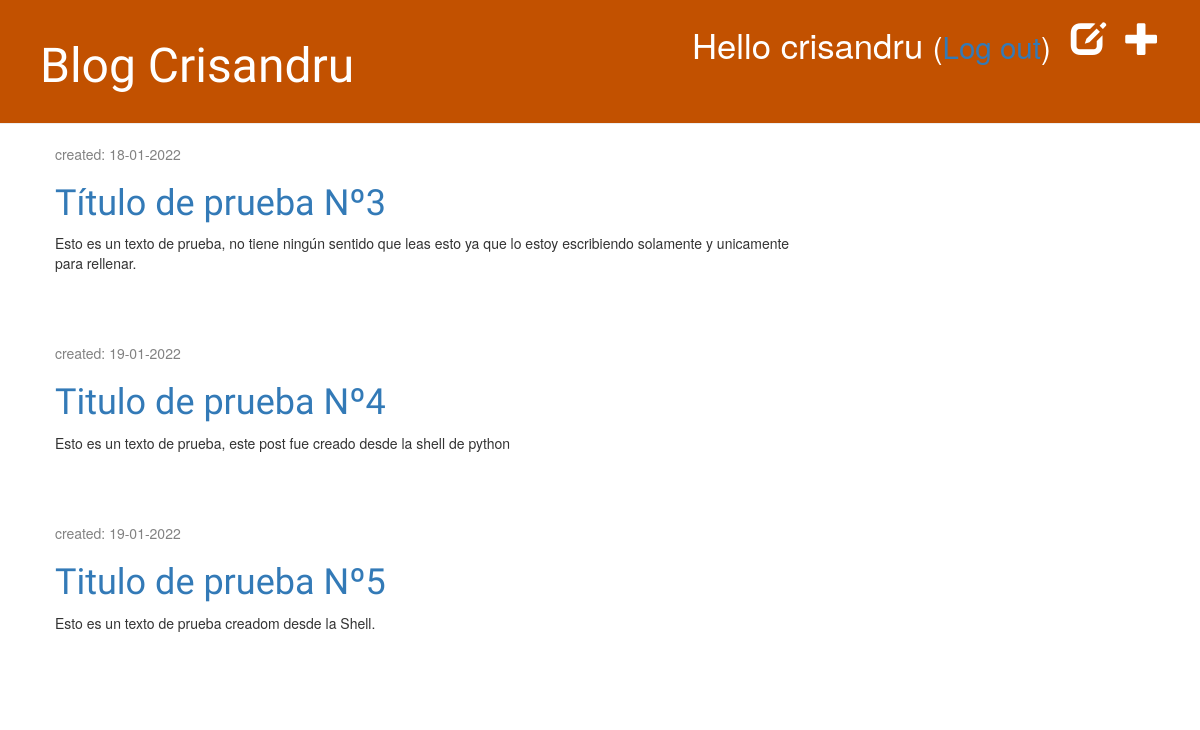
Before: /drafts/ (signed in) with the older database file.
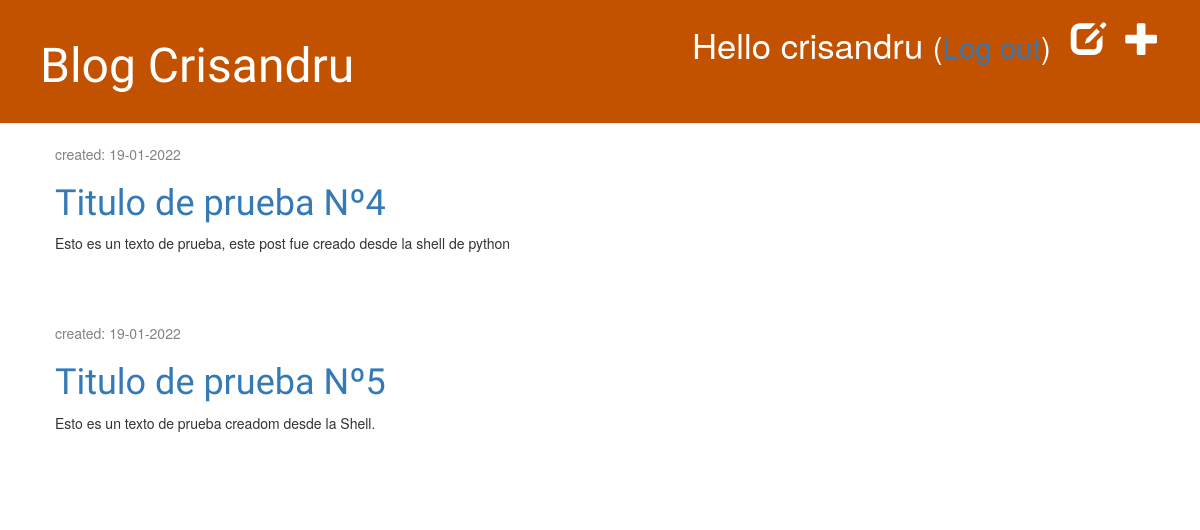
After: the same page with the newer database file.
### blog/models.py (models this page shows, shortened)
class Post(models.Model): # models.Model: Significa que Post es un modelo de Djando, así que Django sabe que debe guardarlo en la base de datos.
    author = models.ForeignKey(settings.AUTH_USER_MODEL, on_delete=models.CASCADE) # settings.AUTH_USER_MODEL devuelve una cadena (la ubicación del modelo de usuario)
    title = models.CharField(max_length=200)
    text = models.TextField()
    created_date = models.DateTimeField(default=timezone.now) #Guardamos la fecha de creación.
    published_date = models.DateTimeField(blank=True, null=True)

### blog/views.py (the view)
# urls.py: path('drafts/', views.post_draft_list, name='post_draft_list'),
@login_required
def post_draft_list(request):
    posts = Post.objects.filter(published_date__isnull=True).order_by('created_date')
    return render(request, 'blog/post_draft_list.html', {'posts': posts})

### blog/templates/blog/post_draft_list.html
{% extends 'blog/base.html' %}
{% block content %}
    {% for post in posts %}
        <div class="post">
            <p class="date">created: {{ post.created_date|date:'d-m-Y' }}</p>
            <h1><a href="{% url 'post_detail' pk=post.pk %}">{{ post.title }}</a></h1>
            <p>{{ post.text|truncatechars:200 }}</p>
        </div>
    {% endfor %}
{% endblock %}

Changed rows visible on the page:
no longer on this page (row edited): Post: created_date "18-01-2022", title "Título de prueba Nº3", text "Esto es un texto de prueba, no tiene ningún sentido que leas esto ya que lo estoy escribiendo solamente y unicamente para rellenar."
